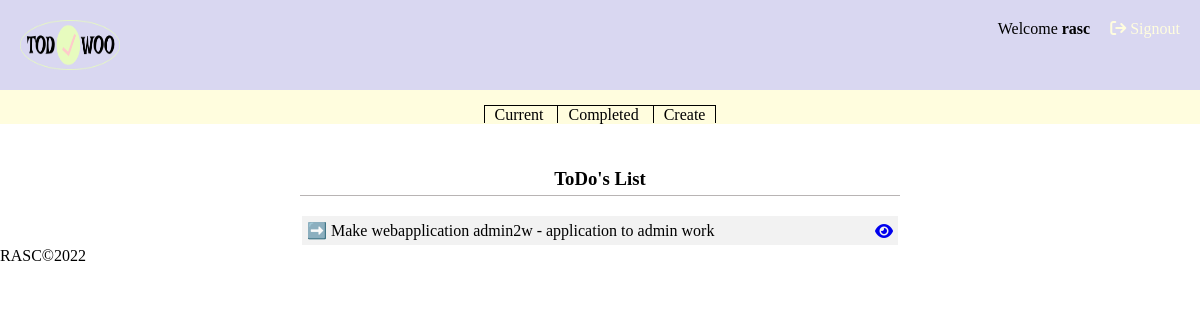
Before: /current/ (signed in) with the older database file.
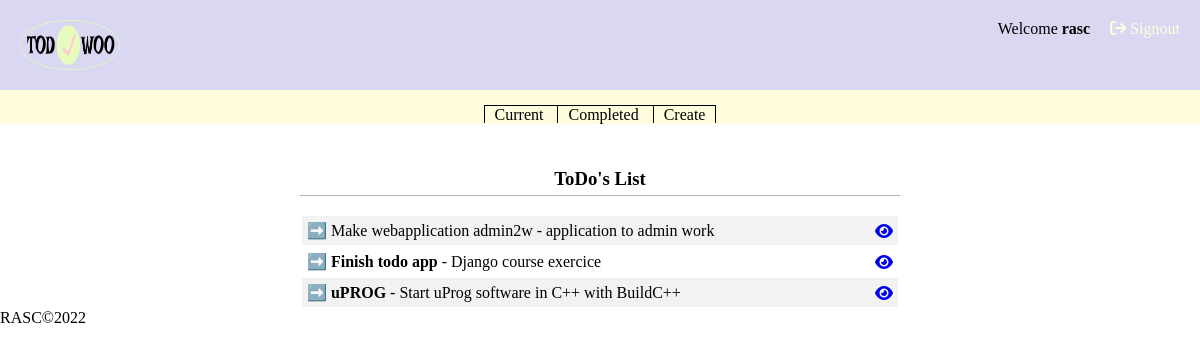
After: the same page with the newer database file.
### todo/models.py (models this page shows, shortened)
class Todo(models.Model):
    title = models.CharField(max_length=100)
    memo = models.TextField(blank=True)
    important = models.BooleanField(default=False)
    datecompleted = models.DateTimeField(null=True, blank=True)
    created = models.DateTimeField(auto_now_add=True)
    user = models.ForeignKey(User, on_delete=models.CASCADE)

### todo/views.py (the view)
# urls.py: path('current/', views.currenttodos, name='currenttodos'),
@login_required
def currenttodos(request):
    todos = Todo.objects.filter(user=request.user, datecompleted__isnull=True )
    return render(request, 'todo/currenttodos.html', {'todos':todos})

### todo/templates/todo/currenttodos.html
{% extends 'todo/base.html' %}
{% block content %}
<section class="todos-container">
    <h3>ToDo's List</h3>
    <table>
        <tbody>
            {% for todo in todos %}
            <tr>
                <td>
                    <span>
                        ➡️ {% if todo.important %}<b>{% endif %}{{todo.title}}{% if todo.important %}</b>{% endif %}
                        {% if todo.memo%} - {{ todo.memo }}{% endif %}
                    </span>
                    <a href="{% url 'viewtodo' todo.id %}">
                        <i class="fa-solid fa-eye"></i>
                    </a>
                </td>
            </tr>
            {% endfor %}
        </tbody>
    </table>
</section>
{% endblock %}

### todo/templates/todo/base.html (shortened to what this page needs)
{% load static %}
<html lang="en">
<head>
    <link rel="stylesheet" type="text/css" href="{% static 'css/style.css' %}">
</head>
<body>
    <header class="header">
        <a href="{% url 'home' %}"><img src="{% static 'images/Todowoo.png' %}" width=100 height=50 alt="TODOWOO LOGO"></a>
            <div class="user-logged">
                {% if user.is_authenticated %}
                <div class="welcome">
                    Welcome <span class="user-name">{{ user }}</span>
                </div>
                <a href="{% url 'logoutuser' %}"><i class="fa-solid fa-arrow-right-from-bracket"></i> Signout</a>
                {% else %}
                <div class="user-sign">
                    <a href="{% url 'signupuser' %}">Signup</a>
                    <a href="{% url 'loginuser' %}"><i class="fa-solid fa-arrow-right-to-bracket"></i> Signin</a>
                </div>
                {% endif %}
            </div>
    </header>
    {% if user.is_authenticated %}
    <nav class="nav-container">
        <ul>
            <li {% if request.GET.view == 'todos' %} class="active-tab"{% endif %}>
                <a href="{% url 'currenttodos' %}?view=todos">Current</a>
            </li>
            <li{% if request.GET.view == 'completed' %} class="active-tab" {% endif %}>
                <a href="{% url 'completedtodos' %}?view=completed">Completed</a>
            </li>
            <li{% if request.GET.view == 'create' %} class="active-tab" {% endif %}>
                <a href="{% url 'createtodo' %}?view=create">Create</a>
            </li>
        </ul>
    </nav>
    {% endif %}
    {% block content %}{% endblock %}
    <footer>
        RASC©2022
    </footer>
</body>
</html>

### todo/static/css/style.css (style rules this page uses)
html, body { margin: 0; padding: 0; }

### todo/static/css/base.css (style rules this page uses)
.header { background-color: #D9D7F1; display: flex; justify-content: space-between; padding: 20px; }
.user-name { font-weight: bold; }
.welcome { margin-right: 20px; }
.user-logged { width: 100%; display: flex; justify-content: flex-end; }
.header a { text-decoration: none; color: #FFFDDE; }
.nav-container { display: flex; justify-content: center; background-color: #FFFDDE; }
.nav-container ul { list-style: none; margin-bottom: 0; padding-left: 0; }
.nav-container ul li { display: inline; border-top: 1px solid black; }
.nav-container ul li:first-child { border-top: 1px solid black; border-left: 1px solid black; border-right: 1px solid black; }
.nav-container ul li:last-child { border-top: 1px solid black; border-left: 1px solid black; border-right: 1px solid black; }
.nav-container a { text-decoration: none; color: black; padding: 10px; }

### todo/static/css/todos.css (style rules this page uses)
.todos-container { width: 50%; margin: 0 auto; padding-top: 20px; }
.todos-container table { width: 100%; }
.todos-container tr:nth-child(odd) { background-color: #f2f2f2; }
.todos-container td { display: flex; justify-content: space-between; align-items: center; padding: 5px 5px; }
.todos-container h3 { text-align: center; border-bottom: 1px solid rgb(184, 180, 180); padding: 5px; }

Changed rows visible on the page:
added Todo: title "Finish todo app", memo "Django course exercice"
added Todo: title "uPROG", memo "Start uProg software in C++ with BuildC++"
